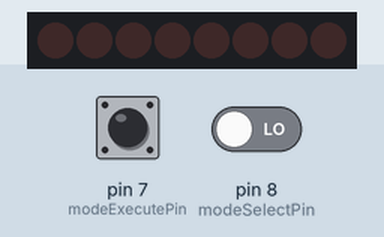
The sketch below on a simulated Arduino Uno, built with avr-gcc and run on an emulated ATmega328P. On the bench: 8 shift-register outputs drawn as a row of LEDs (first output left, lit = HIGH). Wiring (inferred from the names in the program): shift register (74HC595): data pin 13; shift clock pin 12; latch pin 11. Wiring (inferred from the signals the program sends): row of LEDs: on Q0, Q1, Q2, Q3, Q4, Q5, Q6, Q7. The test bench sets the inputs (shaded band); at power-on: pin 7 (modeExecutePin) LOW, pin 8 (modeSelectPin) LOW.

Above: at 1.2 s.
1.3 s: pin 7 (modeExecutePin) pulled HIGH for 0.15 s
4.4 s: pin 7 (modeExecutePin) pulled HIGH for 3.2 s
10.3 s: pin 7 (modeExecutePin) driven HIGH and pin 8 (modeSelectPin) driven HIGH
At 15.1 s:
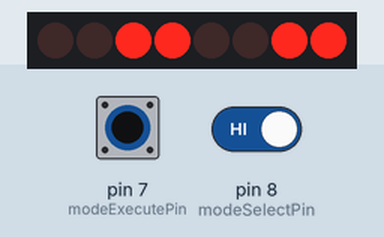
16.3 s: pin 7 (modeExecutePin) driven LOW
At 17.0 s:
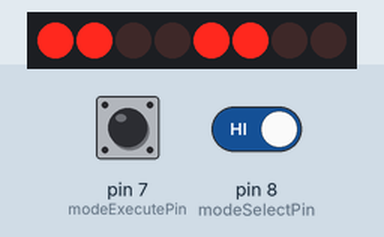
17.8 s: pin 7 (modeExecutePin) driven HIGH
At 18.1 s:
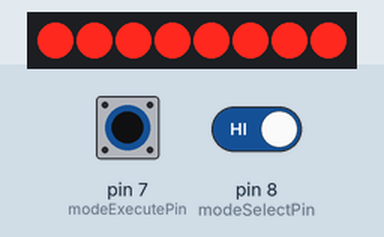
At 20.7 s:
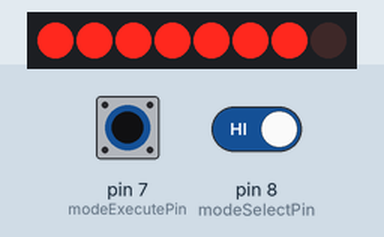
20.8 s: pin 8 (modeSelectPin) driven LOW
Timing chart, 0 to 24.3 s (numbered marks = the images above; inputs shaded):
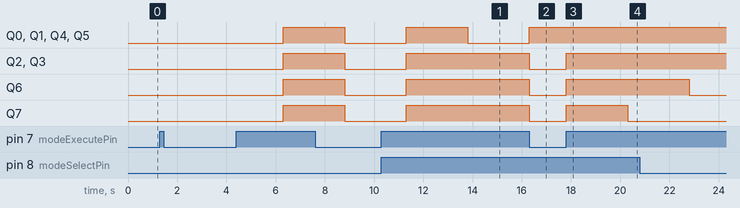

Measured:
- after the input at 1.3 s, every drawn part: stays the same
- after the input at 17.8 s, Q2, Q3, Q6: LOW → HIGH at once; Q7: LOW → HIGH at once, → LOW 2.5 s later

The sketch:

relay_ctrl.ino
```cpp
//const int INPUTS[] = {13,12,11,10,9,8,7,6};
const int SER_Pin = 13;
const int SRCLK_Pin = 12;
const int RCLK_Pin = 11;
const int modeSelectPin = 8;
const int modeExecutePin = 7;
bool modeSelectDebounce = false;
bool modeExecuteDebounce = false;
int currentMode = 0;
const int maxMode = 4;
byte outputByte = B00000000;
unsigned long st_time_select = micros();
unsigned long st_time_exec = micros();

byte firingModes[] = {
  B00000000, //All at once
  B00110011, //Every other two
  B10101010, //Every other one
  B11111110, //One by one, from right to left.
  B01111111 //One by one, from left to right.
};


void setup() {
  // put your setup code here, to run once:
  //for (int i=0;i<8;i++)
  //{
  pinMode(SER_Pin,OUTPUT);
  pinMode(SRCLK_Pin,OUTPUT);
  pinMode(RCLK_Pin,OUTPUT);

  pinMode(modeSelectPin,INPUT);
  pinMode(modeExecutePin,INPUT);

  Serial.begin(9600);
  //INPUTS[i],OUTPUT);
  //}

}

void loop() {
  // put your main code here, to run repeatedly:
  //outputByte<<1;
  if ((digitalRead(modeSelectPin)==HIGH) && !modeSelectDebounce){
    selectMode();
    modeSelectDebounce = true;
    st_time_select = micros();
  }
  if ((digitalRead(modeExecutePin)==HIGH) && !modeExecuteDebounce){
    modeExecute();
    setAllToOff();
    modeExecuteDebounce = true;
    st_time_exec = micros();
  }
  if ((modeSelectDebounce) && ((micros() - st_time_select) > 250))
  {
    modeSelectDebounce = false;
  }
  if ((modeExecuteDebounce) && ((micros() - st_time_exec) > 250))
  {
    modeExecuteDebounce = false;
  }
}

void send_data(byte data)
{
  digitalWrite(RCLK_Pin, HIGH);
  digitalWrite(SRCLK_Pin,LOW);
  shiftOut(SER_Pin, SRCLK_Pin,LSBFIRST, data);
  digitalWrite(RCLK_Pin,LOW);
}
void alternateBits()
{
  outputByte = firingModes[currentMode];
  send_data(outputByte);
  delay(2500);
  send_data(~outputByte);
  delay(2500);
}
void shiftLeftToRight()
{
  for (int i=0;i<8;i++)
  {

    outputByte = firingModes[currentMode] >> i;
    send_data(outputByte);
    delay(2500);
  }
}
void shiftRightToLeft()
{
  for (int i=0;i<8;i++)
  {

    outputByte = firingModes[currentMode] << i;
    send_data(outputByte);
    delay(2500);
  }
}

void selectMode()
{
  currentMode++;
  if (currentMode>maxMode)
  {
    currentMode = 0;
  }
  //outputByte = firingModes[currentMode];
}
void modeExecute()
{
  switch(currentMode)
  {
    case 0:
      alternateBits();
      break;
    case 1:
      alternateBits();
      break;
    case 2:
      alternateBits();
      break;
    case 3:
      shiftRightToLeft();
      break;
    case 4:
      shiftLeftToRight();
      break;
  }

}
void setAllToOff()
{
  outputByte = B11111111;
  send_data(outputByte);
}
```
